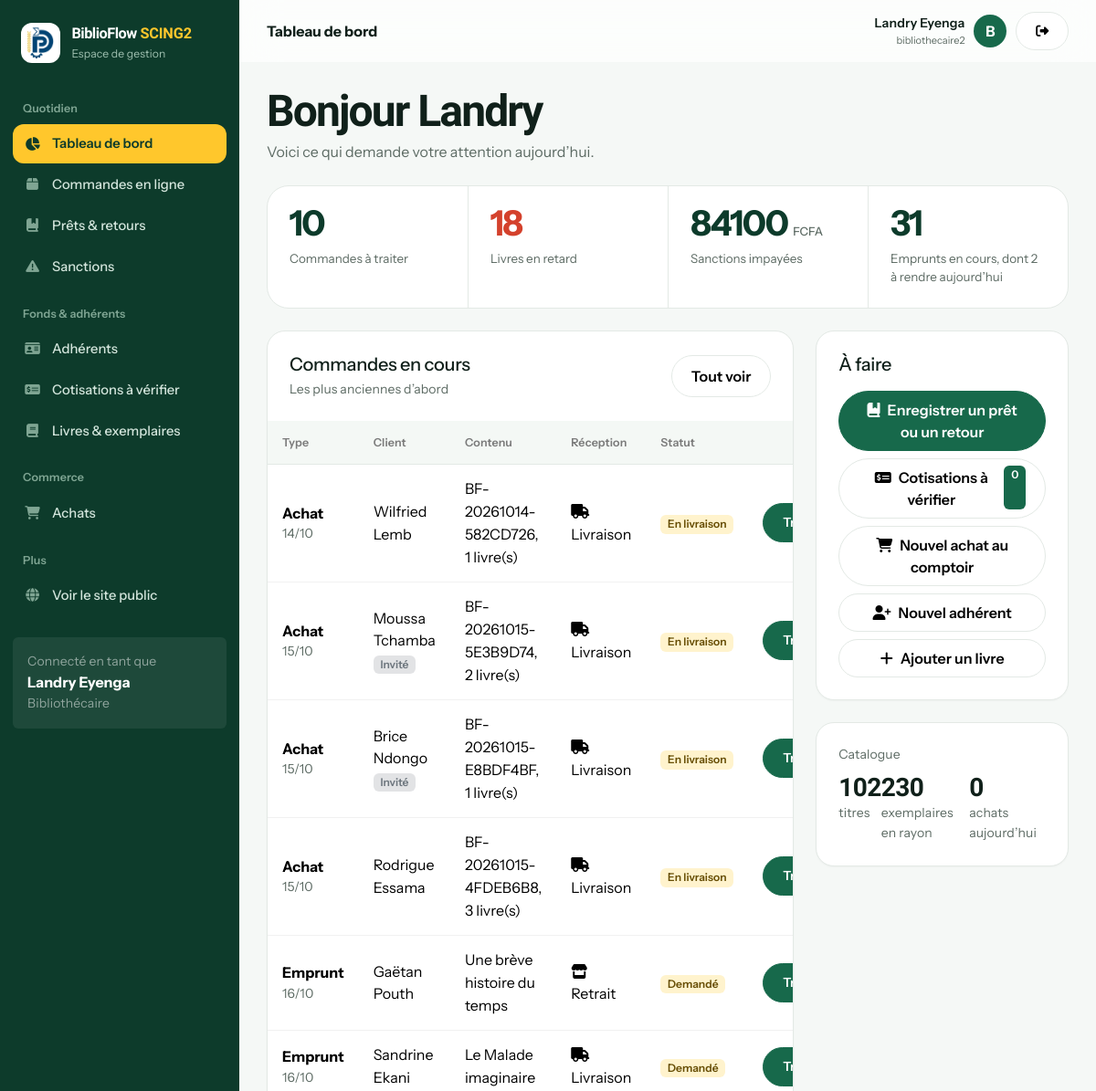
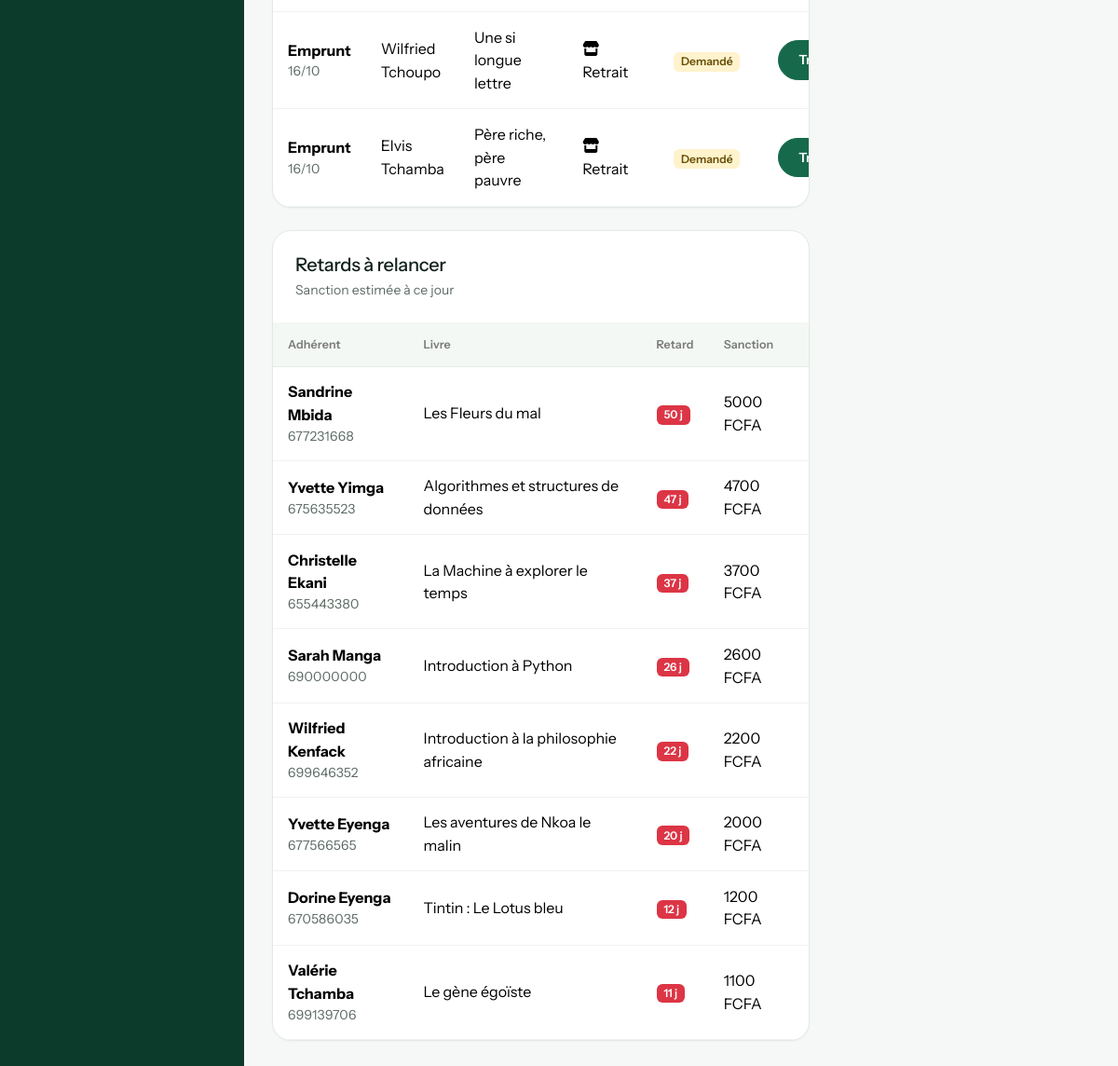
The page /gestion/ (signed in) on the database its author committed (2 pictures, top to bottom).
### bibliotheque/models.py (models this page shows, shortened)
class Utilisateur(AbstractUser):
    ROLES = [("adherent", "Adhérent"), ("bibliothecaire", "Bibliothécaire"), ("administrateur", "Administrateur")]
    STATUTS = [("en_attente", "En attente de validation"), ("actif", "Actif"), ("suspendu", "Suspendu")]
    first_name = None  # remplacés par nom / prénom
    last_name = None
    nom = models.CharField(max_length=80)
    prenom = models.CharField(max_length=80)
    telephone = models.CharField(max_length=20, blank=True)
    adresse = models.CharField(max_length=200, blank=True)
    role = models.CharField(max_length=20, choices=ROLES, default="adherent")
    statut = models.CharField(max_length=12, choices=STATUTS, default="actif")
    numero_carte = models.CharField(max_length=20, unique=True, null=True, blank=True)
    date_debut_adhesion = models.DateField(null=True, blank=True)
    date_expiration = models.DateField(null=True, blank=True)  # fin de validité de l'adhésion
    suspendu_jusqu = models.DateField(null=True, blank=True)   # emprunts suspendus après un retard
    REQUIRED_FIELDS = ["nom", "prenom", "email"]
    def get_full_name(self):
        return f"{self.prenom} {self.nom}".strip()
    def __str__(self):
        return self.get_full_name() or self.username
    @property
    def est_personnel(self):
        return self.is_superuser or self.role in ("bibliothecaire", "administrateur")

class Emprunt(models.Model):
    STATUTS = [("demande", "Demandé"), ("prete", "Prêt à retirer"), ("en_cours", "En cours"), ("retard", "En retard"),
               ("rendu", "Rendu"), ("perdu", "Perdu"), ("annule", "Annulé")]
    ACTIFS = ("demande", "prete", "en_cours", "retard")   # compte dans la limite d'emprunts
    OUVERTS = ("en_cours", "retard")                      # livre actuellement chez l'adhérent
    PAIEMENTS = [("impayee", "Impayée"), ("payee", "Payée"), ("annulee", "Annulée")]
    adherent = models.ForeignKey(Utilisateur, on_delete=models.PROTECT, related_name="emprunts")
    personnel = models.ForeignKey(Utilisateur, on_delete=models.SET_NULL, null=True, blank=True,
                                  related_name="emprunts_acceptes")
    exemplaire = models.ForeignKey(Exemplaire, on_delete=models.PROTECT, related_name="emprunts")
    date_demande = models.DateTimeField(auto_now_add=True)
    date_emprunt = models.DateField(default=timezone.localdate)
    date_retour_prevue = models.DateField(null=True, blank=True)
    date_limite_retrait = models.DateField(null=True, blank=True)
    date_retour_effective = models.DateField(null=True, blank=True)
    statut = models.CharField(max_length=10, choices=STATUTS, default="en_cours")
    adresse_livraison = models.CharField(max_length=250, blank=True)  # vide = retrait à la bibliothèque
    nb_prolongations = models.PositiveSmallIntegerField(default=0)
    motif_sanction = models.CharField(max_length=200, blank=True)
    montant_sanction = models.DecimalField(max_digits=10, decimal_places=2, default=0)
    statut_paiement = models.CharField(max_length=10, choices=PAIEMENTS, blank=True)
    date_sanction = models.DateTimeField(null=True, blank=True)
    class Meta:
        ordering = ["-date_emprunt", "-id"]
    @property
    def jours_retard(self):
        if not self.date_retour_prevue:
            return 0
        ref = self.date_retour_effective or timezone.localdate()
        return max(0, (ref - self.date_retour_prevue).days)
    @property
    def livraison(self):
        return bool(self.adresse_livraison)

class Livre(models.Model):
    titre = models.CharField(max_length=200)
    auteur = models.CharField(max_length=120)
    isbn = models.CharField(max_length=20, unique=True, null=True, blank=True)
    description = models.TextField(blank=True)
    image = models.CharField(max_length=255, blank=True)  # chemin relatif dans static/media
    categorie = models.CharField(max_length=80, blank=True)
    annee_publication = models.PositiveSmallIntegerField(null=True, blank=True)
    langue = models.CharField(max_length=30, default="Français")
    prix = models.DecimalField(max_digits=10, decimal_places=2, default=0)  # prix de vente
    stock_vente = models.PositiveIntegerField(default=0)                    # exemplaires à vendre
    actif = models.BooleanField(default=True)
    class Meta:
        ordering = ["titre"]
    def __str__(self):
        return self.titre

class Exemplaire(models.Model):
    ETATS = [("bon", "Bon état"), ("abime", "Abîmé")]
    STATUTS = [("disponible", "En rayon"), ("emprunte", "Emprunté"), ("reserve", "Mis de côté"),
               ("perdu", "Perdu"), ("retire", "Retiré du fonds")]
    livre = models.ForeignKey(Livre, on_delete=models.CASCADE, related_name="exemplaires")
    code_barres = models.CharField(max_length=40, unique=True)
    etat_physique = models.CharField(max_length=10, choices=ETATS, default="bon")
    statut = models.CharField(max_length=12, choices=STATUTS, default="disponible")
    etagere = models.CharField(max_length=40, blank=True)
    code_rayon = models.CharField(max_length=20, blank=True)

### bibliotheque/views.py (the view)
# urls.py: path("gestion/", views.tableau_bord, name="tableau_bord"),
@role_requis(*STAFF)
def tableau_bord(request):
    services.maj_quotidienne()
    today = timezone.localdate()
    ouverts = Emprunt.objects.filter(statut__in=Emprunt.OUVERTS)
    demandes = Emprunt.objects.filter(statut__in=("demande", "prete"))
    achats_actifs = Achat.objects.filter(statut__in=Achat.ACTIFS)
    stats = {
        "livres": Livre.objects.filter(actif=True).count(),
        "exemplaires_dispo": Exemplaire.objects.filter(statut="disponible").count(),
        "emprunts_en_cours": ouverts.count(),
        "retards": ouverts.filter(date_retour_prevue__lt=today).count(),
        "retours_du_jour": ouverts.filter(date_retour_prevue=today).count(),
        "commandes_a_traiter": demandes.count() + achats_actifs.count(),
        "sanctions_impayees": Emprunt.objects.filter(statut_paiement="impayee").aggregate(t=Sum("montant_sanction"))["t"] or 0,
        "cotisations_a_verifier": CotisationAdhesion.objects.filter(statut="en_attente").count(),
        "achats_jour": Achat.objects.filter(date_achat__date=today).exclude(statut="annulee").count(),
    }
    retards = list(ouverts.filter(date_retour_prevue__lt=today).select_related("adherent", "exemplaire__livre")
                   .order_by("date_retour_prevue")[:8])
    for e in retards:
        e.amende = services.montant_amende(e.jours_retard)
    a_traiter = [{"date": e.date_emprunt, "type": "Emprunt", "client": str(e.adherent), "invite": False, "libelle": e.exemplaire.livre.titre,
                  "statut": e.get_statut_display(), "livraison": e.livraison, "url": reverse("commandes")}
                 for e in demandes.select_related("adherent", "exemplaire__livre")]
    a_traiter += [{"date": a.date_achat.date(), "type": "Achat", "client": a.client_nom_complet, "invite": a.est_invite,
                   "libelle": f"{a.reference}, {a.lignes.count()} livre(s)",
                   "statut": a.get_statut_display(), "livraison": a.livraison, "url": reverse("achat_detail", args=[a.pk])}
                  for a in achats_actifs.select_related("adherent")]
    a_traiter.sort(key=lambda x: x["date"])
    return render(request, "bibliotheque/tableau_bord.html", {"stats": stats, "retards": retards, "a_traiter": a_traiter[:8]})

### bibliotheque/templates/bibliotheque/tableau_bord.html
{% extends "bibliotheque/base.html" %}{% block titre %}Tableau de bord – BiblioFlow SCING2{% endblock %}{% block entete %}Tableau de bord{% endblock %}{% block contenu %}
<div class="page-title mb-4"><h1>Bonjour {{ user.prenom|default:user.username }}</h1><p>Voici ce qui demande votre attention aujourd’hui.</p></div>
<div class="ledger mb-4">
  <a href="{% url 'commandes' %}" class="ledger-cell"><div class="ledger-n">{{ stats.commandes_a_traiter }}</div><div class="ledger-l">Commandes à traiter</div></a>
  <a href="{% url 'emprunts' %}?vue=retards" class="ledger-cell"><div class="ledger-n {% if stats.retards %}is-late{% endif %}">{{ stats.retards }}</div><div class="ledger-l">Livres en retard</div></a>
  <a href="{% url 'sanctions' %}" class="ledger-cell"><div class="ledger-n">{{ stats.sanctions_impayees|floatformat:0 }} <small>FCFA</small></div><div class="ledger-l">Sanctions impayées</div></a>
  <a href="{% url 'emprunts' %}" class="ledger-cell"><div class="ledger-n">{{ stats.emprunts_en_cours }}</div><div class="ledger-l">Emprunts en cours, dont {{ stats.retours_du_jour }} à rendre aujourd’hui</div></a>
</div>
<div class="row g-4">
  <div class="col-lg-8">
    <div class="cardx table-card mb-4"><div class="p-4 d-flex justify-content-between align-items-center"><div><h5 class="mb-1">Commandes en cours</h5><div class="muted small">Les plus anciennes d’abord</div></div><a href="{% url 'commandes' %}" class="btn btn-light">Tout voir</a></div>
    <div class="table-responsive"><table class="table"><thead><tr><th>Type</th><th>Client</th><th>Contenu</th><th>Réception</th><th>Statut</th><th></th></tr></thead><tbody>
    {% for c in a_traiter %}<tr><td><strong>{{ c.type }}</strong><div class="muted small">{{ c.date|date:"d/m" }}</div></td><td>{{ c.client }}{% if c.invite %} <span class="badge bg-secondary-subtle text-secondary">Invité</span>{% endif %}</td><td>{{ c.libelle }}</td><td>{% if c.livraison %}<i class="fa-solid fa-truck me-1"></i>Livraison{% else %}<i class="fa-solid fa-store me-1"></i>Retrait{% endif %}</td><td><span class="badge bg-warning-subtle text-warning-emphasis">{{ c.statut }}</span></td><td><a class="btn btn-sm btn-primary" href="{{ c.url }}">Traiter</a></td></tr>
    {% empty %}<tr><td colspan="6" class="empty">Aucune commande en attente.</td></tr>{% endfor %}</tbody></table></div></div>
    <div class="cardx table-card"><div class="p-4"><h5 class="mb-1">Retards à relancer</h5><div class="muted small">Sanction estimée à ce jour</div></div>
    <div class="table-responsive"><table class="table"><thead><tr><th>Adhérent</th><th>Livre</th><th>Retard</th><th>Sanction</th></tr></thead><tbody>
    {% for e in retards %}<tr><td><strong>{{ e.adherent }}</strong><div class="muted small">{{ e.adherent.telephone }}</div></td><td>{{ e.exemplaire.livre }}</td><td><span class="badge bg-danger">{{ e.jours_retard }} j</span></td><td>{{ e.amende|floatformat:0 }} FCFA</td></tr>
    {% empty %}<tr><td colspan="4" class="empty">Aucun retard.</td></tr>{% endfor %}</tbody></table></div></div>
  </div>
  <div class="col-lg-4">
    <div class="cardx p-4 mb-4"><h5>À faire</h5><div class="d-grid gap-2 mt-3">
      <a class="btn btn-primary py-2" href="{% url 'emprunts' %}"><i class="fa-solid fa-book-bookmark me-2"></i>Enregistrer un prêt ou un retour</a>
      <a class="btn btn-light py-2 d-flex justify-content-between" href="{% url 'cotisations' %}"><span><i class="fa-solid fa-money-check-dollar me-2"></i>Cotisations à vérifier</span><span class="badge bg-primary">{{ stats.cotisations_a_verifier }}</span></a>
      <a class="btn btn-light py-2" href="{% url 'achat_nouveau' %}"><i class="fa-solid fa-cart-shopping me-2"></i>Nouvel achat au comptoir</a>
      <a class="btn btn-light py-2" href="{% url 'adherent_nouveau' %}"><i class="fa-solid fa-user-plus me-2"></i>Nouvel adhérent</a>
      <a class="btn btn-light py-2" href="{% url 'livre_nouveau' %}"><i class="fa-solid fa-plus me-2"></i>Ajouter un livre</a></div></div>
    <div class="cardx p-4"><div class="muted small">Catalogue</div><div class="d-flex justify-content-between mt-2"><div><h3 class="mb-0">{{ stats.livres }}</h3><div class="muted small">titres</div></div><div><h3 class="mb-0">{{ stats.exemplaires_dispo }}</h3><div class="muted small">exemplaires en rayon</div></div><div><h3 class="mb-0">{{ stats.achats_jour }}</h3><div class="muted small">achats aujourd’hui</div></div></div></div>
  </div>
</div>{% endblock %}

### bibliotheque/templates/bibliotheque/base.html (shortened to what this page needs)
{% load static %}<!doctype html>
<html lang="fr"><head><meta charset="utf-8"><meta name="viewport" content="width=device-width, initial-scale=1"><title>{% block titre %}BiblioFlow SCING2{% endblock %}</title>
<link href="https://cdn.jsdelivr.net/npm/bootstrap@5.3.3/dist/css/bootstrap.min.css" rel="stylesheet"><link href="https://cdnjs.cloudflare.com/ajax/libs/font-awesome/6.5.2/css/all.min.css" rel="stylesheet"><link href="{% static 'bibliotheque/app.css' %}" rel="stylesheet"></head>
<body>{% with u=request.resolver_match.url_name %}<div class="app-shell">
<aside class="sidebar" id="sidebar">
  <div class="brand"><span class="logo-chip"><img src="{% static 'bibliotheque/images/logo.png' %}" alt="" height="34" width="29"></span><div><strong>BiblioFlow <span class="brand-tag">SCING2</span></strong><small>Espace de gestion</small></div></div>
  <div class="nav-title">Quotidien</div>
  <a class="side-link {% if u == 'tableau_bord' %}active{% endif %}" href="{% url 'tableau_bord' %}"><i class="fa-solid fa-chart-pie"></i>Tableau de bord</a>
  <a class="side-link {% if u == 'commandes' %}active{% endif %}" href="{% url 'commandes' %}"><i class="fa-solid fa-box"></i>Commandes en ligne</a>
  <a class="side-link {% if u == 'emprunts' %}active{% endif %}" href="{% url 'emprunts' %}"><i class="fa-solid fa-book-bookmark"></i>Prêts &amp; retours</a>
  <a class="side-link {% if u == 'sanctions' %}active{% endif %}" href="{% url 'sanctions' %}"><i class="fa-solid fa-triangle-exclamation"></i>Sanctions</a>
  <div class="nav-title">Fonds &amp; adhérents</div>
  <a class="side-link {% if u == 'adherents' or u == 'adherent_detail' or u == 'adherent_nouveau' or u == 'adherent_modifier' %}active{% endif %}" href="{% url 'adherents' %}"><i class="fa-solid fa-id-card"></i>Adhérents</a>
  <a class="side-link " href="{% url 'cotisations' %}"><i class="fa-solid fa-money-check-dollar"></i>Cotisations à vérifier</a>
  <a class="side-link " href="{% url 'livres_gestion' %}"><i class="fa-solid fa-book"></i>Livres &amp; exemplaires</a>
  <div class="nav-title">Commerce</div>
  <a class="side-link {% if u == 'achats' or u == 'achat_detail' or u == 'achat_nouveau' %}active{% endif %}" href="{% url 'achats' %}"><i class="fa-solid fa-cart-shopping"></i>Achats</a>
  <div class="nav-title">Plus</div>
  <a class="side-link" href="{% url 'accueil' %}"><i class="fa-solid fa-globe"></i>Voir le site public</a>
  <div class="mt-4 p-3 rounded-2" style="background:#ffffff0a"><div class="small text-white-50">Connecté en tant que</div><strong>{{ user.get_full_name|default:user.username }}</strong><div class="small text-white-50">{{ user.get_role_display }}</div></div>
</aside>
<main class="main"><header class="topbar"><div class="d-flex align-items-center gap-3"><div class="fw-bold">{% block entete %}{% endblock %}</div></div>
<div class="user-chip"><div class="text-end d-none d-sm-block"><div class="fw-semibold small">{{ user.get_full_name|default:user.username }}</div><div class="muted" style="font-size:11px">{{ user.username }}</div></div><div class="avatar">{{ user.username|first|upper }}</div><form method="post" action="{% url 'logout' %}">{% csrf_token %}<button class="btn btn-sm btn-light" title="Déconnexion"><i class="fa-solid fa-right-from-bracket"></i></button></form></div></header>
<div class="content">{% block contenu %}{% endblock %}</div></main></div>{% endwith %}
<script src="https://cdn.jsdelivr.net/npm/bootstrap@5.3.3/dist/js/bootstrap.bundle.min.js"></script><script src="{% static 'bibliotheque/app.js' %}" defer></script>{% block scripts %}{% endblock %}</body></html>

### rows shown on the page
Utilisateur: get_full_name "Landry Eyenga", role "Bibliothécaire", username "bibliothecaire2", username|first "B", prenom "Landry"
Emprunt: date "16/10"
Livre: libelle "Une brève histoire du temps"
Emprunt: date "16/10"
Livre: libelle "Le Malade imaginaire"
Emprunt: date "16/10"
Livre: libelle "Une si longue lettre"
Emprunt: date "16/10"
Livre: libelle "Père riche, père pauvre"
Emprunt: adherent "Sandrine Mbida", adherent.telephone "677231668", exemplaire.livre "Les Fleurs du mal", jours_retard "50", amende "5000"
Emprunt: adherent "Yvette Yimga", adherent.telephone "675635523", exemplaire.livre "Algorithmes et structures de données", jours_retard "47", amende "4700"
Emprunt: adherent "Christelle Ekani", adherent.telephone "655443380", exemplaire.livre "La Machine à explorer le temps", jours_retard "37", amende "3700"
Emprunt: adherent "Sarah Manga", adherent.telephone "690000000", exemplaire.livre "Introduction à Python", jours_retard "26", amende "2600"
Emprunt: adherent "Wilfried Kenfack", adherent.telephone "699646352", exemplaire.livre "Introduction à la philosophie africaine", jours_retard "22", amende "2200"
Emprunt: adherent "Yvette Eyenga", adherent.telephone "677566565", exemplaire.livre "Les aventures de Nkoa le malin", jours_retard "20", amende "2000"
Emprunt: adherent "Dorine Eyenga", adherent.telephone "670586035", exemplaire.livre "Tintin : Le Lotus bleu", jours_retard "12", amende "1200"
Emprunt: adherent "Valérie Tchamba", adherent.telephone "699139706", exemplaire.livre "Le gène égoïste", jours_retard "11", amende "1100"

### other values the page prints
{{ stats.commandes_a_traiter }} "10"
{{ stats.retards }} "18"
{{ stats.sanctions_impayees|floatformat:0 }} "84100"
{{ stats.emprunts_en_cours }} "31"
{{ stats.retours_du_jour }} "2"
{{ c.type }} "Achat" "Achat" "Achat" "Achat" "Emprunt" "Emprunt" "Emprunt" "Emprunt"
{{ c.date|date:"d/m" }} "14/10" "15/10" "15/10" "15/10"
{{ c.client }} "Wilfried Lemb" "Moussa Tchamba" "Brice Ndongo" "Rodrigue Essama" "Gaëtan Pouth" "Sandrine Ekani" "Wilfried Tchoupo" "Elvis Tchamba"
{{ c.libelle }} "BF-20261014-582CD726, 1 livre(s)" "BF-20261015-5E3B9D74, 2 livre(s)" "BF-20261015-E8BDF4BF, 1 livre(s)" "BF-20261015-4FDEB6B8, 3 livre(s)"
{{ c.statut }} "En livraison" "En livraison" "En livraison" "En livraison" "Demandé" "Demandé" "Demandé" "Demandé"
{{ stats.cotisations_a_verifier }} "0"
{{ stats.livres }} "102"
{{ stats.exemplaires_dispo }} "230"
{{ stats.achats_jour }} "0"
